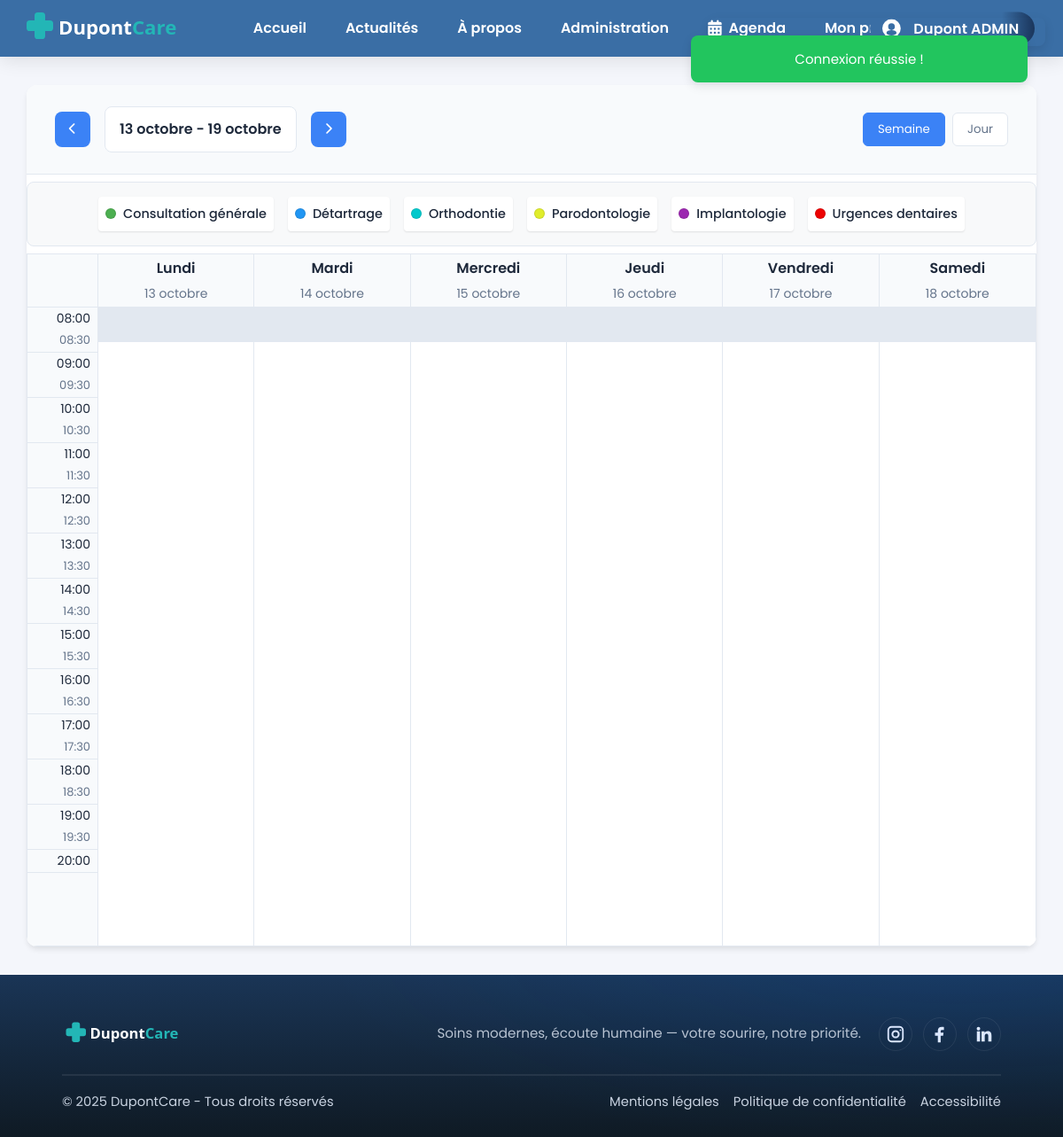
Page /index.php?page=agenda&action=planning (signed in) on the earlier database version.
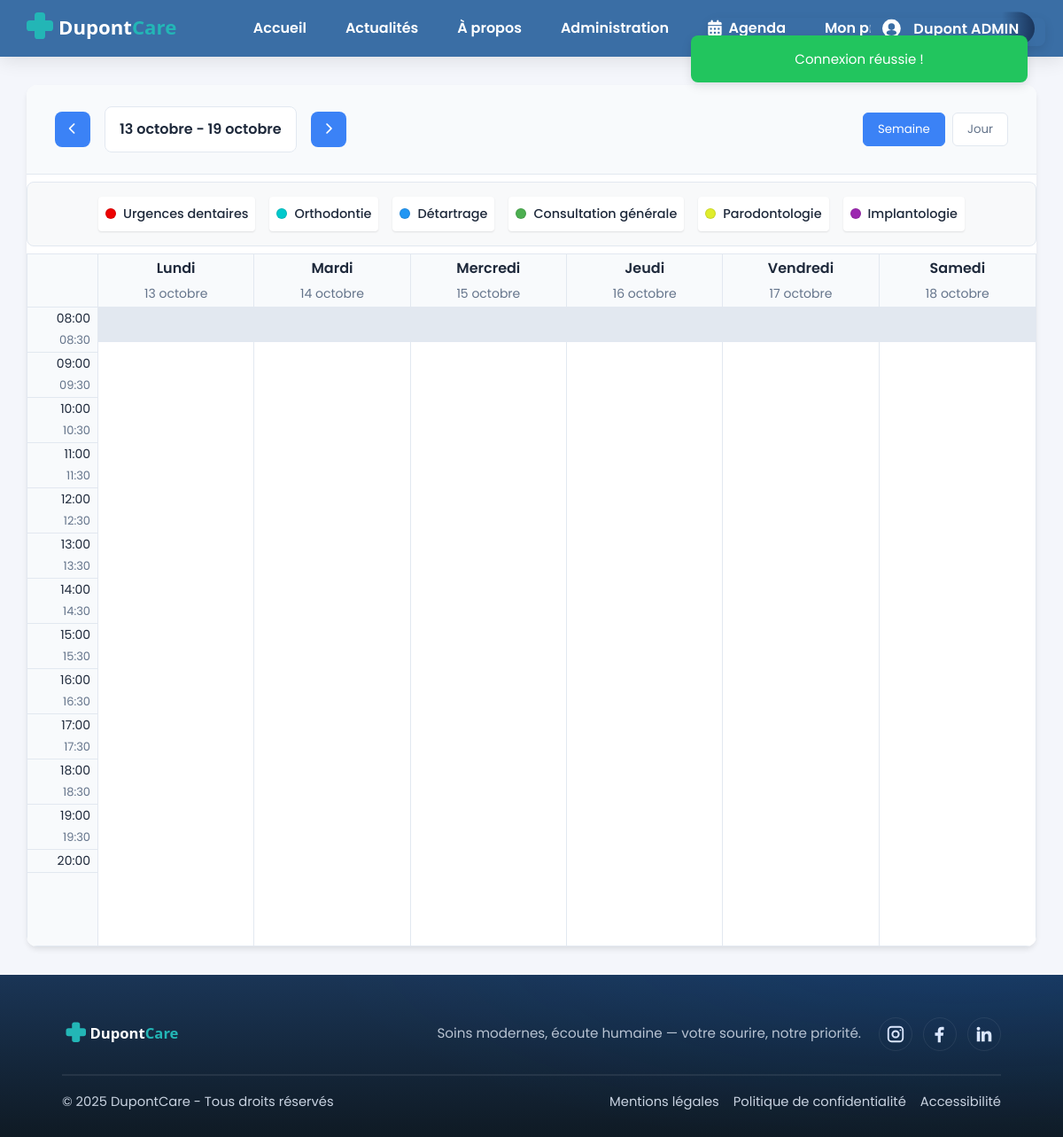
Same page on the later database version.
### tables this page shows
CREATE TABLE `service` (
  `id` int(10) UNSIGNED NOT NULL,
  `titre` varchar(200) NOT NULL,
  `description` mediumtext NOT NULL,
  `statut` enum('BROUILLON','PUBLIE','ARCHIVE') NOT NULL DEFAULT 'BROUILLON',
  `image` varchar(255) DEFAULT NULL,
  `ordre` int(11) NOT NULL DEFAULT 0,
  `duree` int(11) NOT NULL DEFAULT 30,
  `couleur` varchar(7) DEFAULT '#4CAF50'
);

### app/core/Controller.php (called while the page is built, shortened)
<?php
class Controller {
    protected function view($view, $data = []) {
        extract($data);
        $viewPath = __DIR__ . '/../views/' . str_replace('/', DIRECTORY_SEPARATOR, $view) . '.php';
        require_once $viewPath;
    }
}

### app/controllers/AgendaController.php (called while the page is built, shortened)
<?php
class AgendaController extends Controller {
    public function planning() {
        $horaireModel = new \App\Models\HoraireModel();
        $horaires = $horaireModel->getHoraires();
        $serviceModel = new \App\Models\ServiceModel();
        $services = $serviceModel->getAllServices();
        $data = [
            'horaires' => $horaires,
            'services' => $services,
            'jours_ouverture' => [],
            'heure_min' => 23,
            'heure_max' => 0
        ];
        foreach ($horaires as $horaire) {
            $has_morning = !empty($horaire['ouverture_matin']) && !empty($horaire['fermeture_matin']);
            $has_afternoon = !empty($horaire['ouverture_apresmidi']) && !empty($horaire['fermeture_apresmidi']);
            if ($has_morning || $has_afternoon) {
                $data['jours_ouverture'][] = strtolower($horaire['jour']);
                if ($has_morning) {
                    $time = strtotime($horaire['ouverture_matin']);
                    $heure_debut = (int)date('G', $time);
                    if ($heure_debut > 0 || (int)date('i', $time) > 0) {
                        $data['heure_min'] = min($data['heure_min'], $heure_debut);
                    }
                    $time = strtotime($horaire['fermeture_matin']);
                    $heure_fin = (int)date('G', $time);
                    $minutes = (int)date('i', $time);
                    if ($heure_fin > 0 || $minutes > 0) {
                        $data['heure_max'] = max($data['heure_max'], $heure_fin);
                    }
                }
                if ($has_afternoon) {
                    $time = strtotime($horaire['ouverture_apresmidi']);
                    $heure_debut = (int)date('G', $time);
                    if ($heure_debut > 0 || (int)date('i', $time) > 0) {
                        $data['heure_min'] = min($data['heure_min'], $heure_debut);
                    }
                    $time = strtotime($horaire['fermeture_apresmidi']);
                    $heure_fin = (int)date('G', $time);
                    $minutes = (int)date('i', $time);
                    if ($heure_fin > 0 || $minutes > 0) {
                        $data['heure_max'] = max($data['heure_max'], $heure_fin);
                    }
                }
            }
        }
        $data['heure_max'] = 20;
        $this->view('agenda/planning', $data);
    }
}

### app/core/App.php (called while the page is built, shortened)
<?php
class App {
    public function run() {
        $action = isset($_GET['action']) ? strtolower($_GET['action']) : 'index';
        $method = strtolower(trim($action));
        $params = [];
        try {
            $controller = new $controllerClass();
            call_user_func_array([$controller, $method], $params);
        } catch (\Exception $e) {
            error_log("Exception détaillée: " . $e->getMessage());
            error_log("Fichier: " . $e->getFile() . " ligne " . $e->getLine());
            error_log("Stack trace: " . $e->getTraceAsString());
            http_response_code(404);
            include __DIR__ . '/../views/error/404.php';
        }
    }
}

### index.php (called while the page is built, shortened)
<?php
spl_autoload_register(function ($class) {
    $path = __DIR__ . '/' . str_replace('\\', '/', $class) . '.php';
});
$app = new App();
$app->run();

### app/models/database.php (called while the page is built, shortened)
<?php
class Database {
    private static $instance = null;
    private $connection;
    private function __construct() {
        $host = 'localhost';
        $dbname = 'bdd_dupont';
        $user = 'root';
        $pass = '';
        $options = [
            PDO::ATTR_ERRMODE => PDO::ERRMODE_EXCEPTION,
            PDO::ATTR_DEFAULT_FETCH_MODE => PDO::FETCH_ASSOC,
            PDO::MYSQL_ATTR_INIT_COMMAND => 'SET NAMES utf8mb4'
        ];
        try {
            $this->connection = new PDO(
                "mysql:host=$host;dbname=$dbname",
                $user,
                $pass,
                $options
            );
        } catch (PDOException $e) {
            die('Erreur connexion BDD : ' . $e->getMessage());
        }
    }
    public function prepare($sql) {
        return $this->connection->prepare($sql);
    }
    public static function getInstance() {
        if (self::$instance === null) {
            self::$instance = new self();
        }
        return self::$instance;
    }
}

### app/core/Model.php (called while the page is built, shortened)
<?php
abstract class Model {
    public function __construct() {
        $this->db = Database::getInstance();
    }
}

### app/models/ServiceModel.php (called while the page is built, shortened)
<?php
class ServiceModel extends Model {
    public function getAllServices() {
        $sql = "SELECT * FROM service WHERE statut = 'PUBLIE' ORDER BY ordre ASC, titre ASC";
        $stmt = $this->db->prepare($sql);
        $stmt->execute();
        return $stmt->fetchAll();
    }
}

### app/views/agenda/planning.php (the view, shortened to what the rows shown need)
<?php
require_once __DIR__ . '/../templates/header.php';
?>
<link rel="stylesheet" href="/CabinetDupont/css/modules/service/services-legend.css">
<link rel="stylesheet" href="/CabinetDupont/css/modules/agenda/agenda.css">
<link rel="stylesheet" href="/CabinetDupont/css/modules/agenda/agenda-appointments.css">
<link rel="stylesheet" href="/CabinetDupont/css/modules/agenda/agenda-unavailable.css">
<link rel="stylesheet" href="/CabinetDupont/css/components/tooltip.css">
<link rel="stylesheet" href="/CabinetDupont/css/modules/agenda/agenda-grid.css">
<link rel="stylesheet" href="/CabinetDupont/css/modules/agenda/agenda-slots.css">
<link rel="stylesheet" href="/CabinetDupont/css/modules/agenda/agenda-day-view.css">
<link rel="stylesheet" href="/CabinetDupont/css/modules/creneaux/unavailable-slots.css">
<link rel="stylesheet" href="/CabinetDupont/css/components/context-menu.css">
<link rel="stylesheet" href="/CabinetDupont/css/components/confirmation-popup.css">
<link rel="stylesheet" href="/CabinetDupont/css/modules/creneaux/creneaux-alerts.css">
<link rel="stylesheet" href="/CabinetDupont/css/modules/agenda/edit-appointment.css">
<main class="calendar-container">
    <div class="services-legend">
        <?php foreach ($services as $service): ?>
        <div class="legend-item">
            <span class="color-dot" style="background-color: <?php echo htmlspecialchars($service['couleur'] ?? '#4CAF50'); ?>"></span>
            <span class="service-name"><?php echo htmlspecialchars($service['titre']); ?></span>
        </div>
        <?php endforeach; ?>
    </div>
</main>
<?php require_once __DIR__ . '/../templates/footer.php'; ?>

Differences in the rows shown:
changed service "Urgences dentaires": moves up the list
changed service "Orthodontie": moves up the list
changed service "Détartrage": moves down the list
